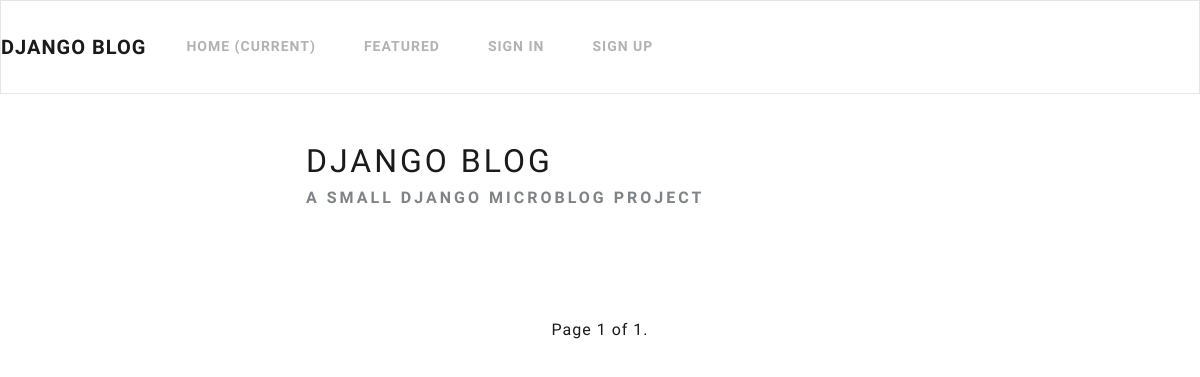
The app's page /, older data.
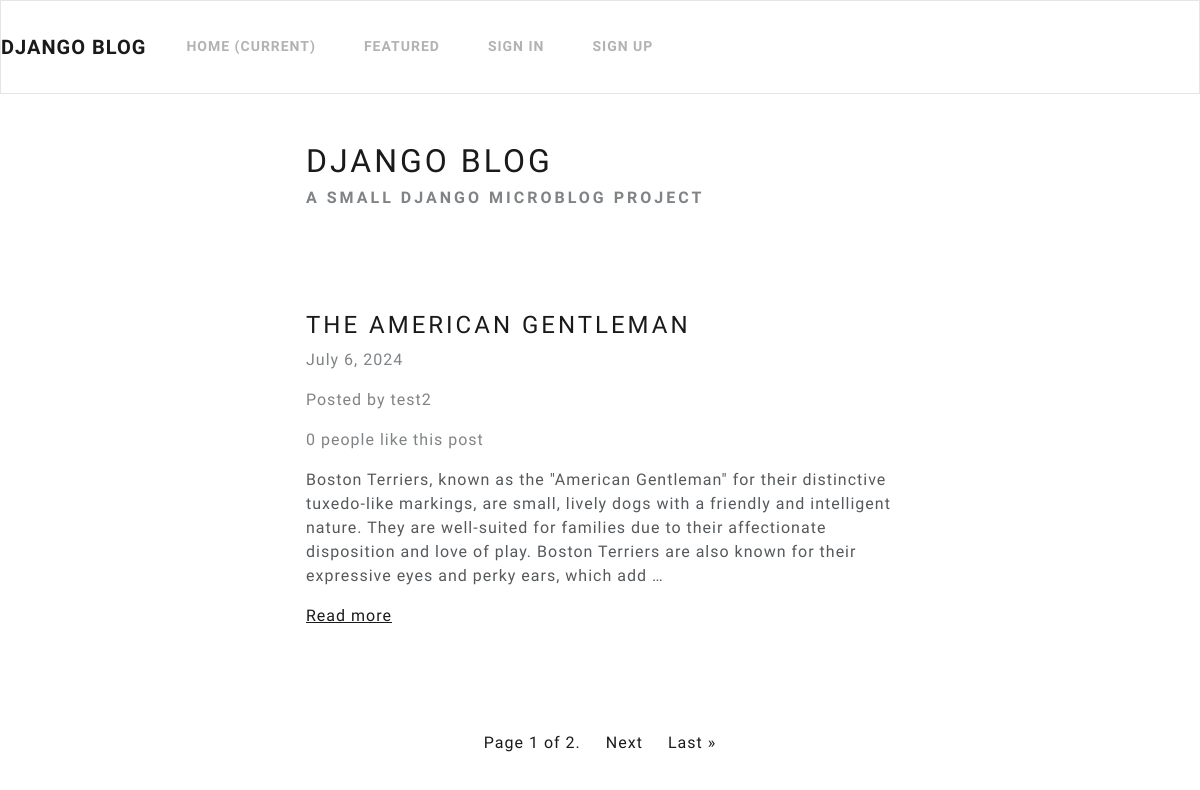
The same page, newer data.
### microblog/models.py (models this page shows)
class BlogPost(models.Model):
    title = models.CharField(max_length=255)
    content = HTMLField()
    date = models.DateField(auto_now_add=True)
    author = models.ForeignKey(User, on_delete=models.CASCADE)
    featured = models.BooleanField(default=False)
    likes = models.ManyToManyField(User, related_name='likes', blank=True)

### microblog/views.py (the view)
# urls.py: path('', Index.as_view(), name='index'),
class Index(ListView):
    model = BlogPost
    queryset = BlogPost.objects.all().order_by('-date')
    template_name = 'microblog/index.html'
    paginate_by = 1

### microblog/templates/microblog/index.html (shortened to what this page needs)
{% extends 'microblog/base.html' %}
{% block content %}
<div class="row">
  <div class="col-md-6 col-12 mx-md-auto mx-3 mt-5 mb-5">
    <h1 class="fw-bolder">Django Blog</h1>
    <h5 class="text-muted">A small django microblog project</h5>
  </div>
</div>
{% for object in object_list %}
<div class="row">
  <div class="col-md-6 col-12 mx-md-auto mx-3 mt-5 mb-5">
    <h3 class="fw-bolder">{{ object.title }}</h3>
    <p class="text-muted">{{ object.date }} </p>
    <p class="text-muted">Posted by {{ object.author.username }}</p>
    {% if object.likes.count == 1 %}
    <p class="text-muted">{{ object.likes.count }} person likes this post</p>
    {% else %}
    <p class="text-muted">{{ object.likes.count }} people like this post</p>
    {% endif %}
    <div class="my-3">
      {{ object.content|truncatewords_html:50|safe }}
    </div>
     <a href="{% url 'detail_post' object.id %}">Read more</a>
  </div>
</div>
{% endfor %}
<nav>
  <ul class="pagination">
    <div class="mx-auto d-flex flex-row mt-5">
      <li class="page-item">
	<a class="page-link" href="#">Page {{ page_obj.number }} of {{ page_obj.paginator.num_pages }}. </a>
      </li>
      {% if page_obj.has_next %}
      <li class="page-item">
	<a class="page-link" href="?page={{ page_obj.next_page_number }}">Next</a>
      </li>
      <li class="page-item">
	<a class="page-link" href="?page={{ page_obj.paginator.num_pages }}">Last &raquo;</a>
      </li>
      {% endif %}
    </div>
  </ul>
</nav>
{% endblock content %}

### microblog/templates/microblog/base.html (shortened to what this page needs)
<!DOCTYPE html>
<html lang='en'>
  <head>
    <link rel="stylesheet" href="https://bootswatch.com/5/lux/bootstrap.min.css">
  </head>
  <body>
    {% include 'microblog/nav.html' %}
    {% block content %}
    {% endblock content %}
  </body>
</html>

### microblog/templates/microblog/nav.html (shortened to what this page needs)
<nav class="navbar navbar-expand-lg navbar-light bg-light">
  <a class="navbar-brand" href="{% url 'index'  %}">Django Blog</a>
  <div class="collapse navbar-collapse" id="navbarText">
    <ul class="navbar-nav mr-auto">
      <li class="nav-item active">
        <a class="nav-link" href="#">Home <span class="sr-only">(current)</span></a>
      </li>
      <li class="nav-item">
        <a class="nav-link" href="#">Featured</a>
      </li>
    </ul>
    <ul class="navbar-nav">
      {% if request.user.is_authenticated %}
      <li class="nav-item">
        <form method="post" action="{% url 'logout' %}">
          {% csrf_token %}
          <button type="submit" class="nav-link btn btn-link" style="padding: 0; border: none; background: none;">Sign Out</button>
        </form>
      </li>
      {% else %}
       <li class="nav-item" >
	 <a class="nav-link" aria-current="page" href="{% url 'login' %}">Sign In</a>
       </li>
	  <li class="nav-item" >
	    <a class="nav-link" aria-current="page" href="{% url 'register'  %}">Sign Up</a>
	  </li>
	{% endif %}
    </ul>
  </div>
</nav>

Row changes from the older to the newer data that the page shows:
added BlogPost: title "THE AMERICAN GENTLEMAN", date "July 6, 2024", author.username "test2", likes.count "0", content "Boston Terriers, known as the \"American Gentleman\" for their distinctive tuxedo-like markings, are small, lively dogs with a friendly and intelligent nature. They are well-suited for families due to their affectionate disposition and love of play. Boston Terriers are also known for their expressive eyes and perky ears, which add …"
Text that changed along with them:
{{ page_obj.paginator.num_pages }}: "1" → "2"
text now shown: "Next Last »"
